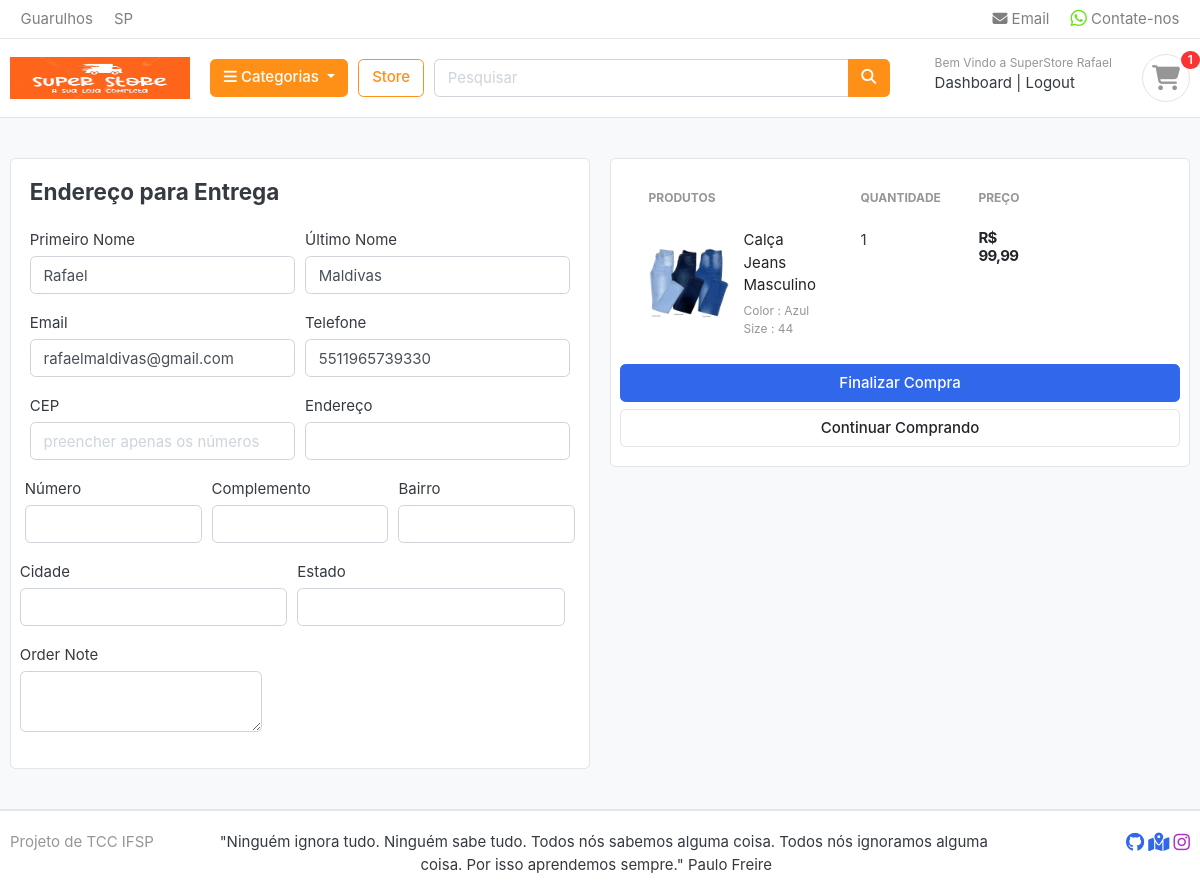
Page /cart/checkout/ (signed in) on the earlier database version.
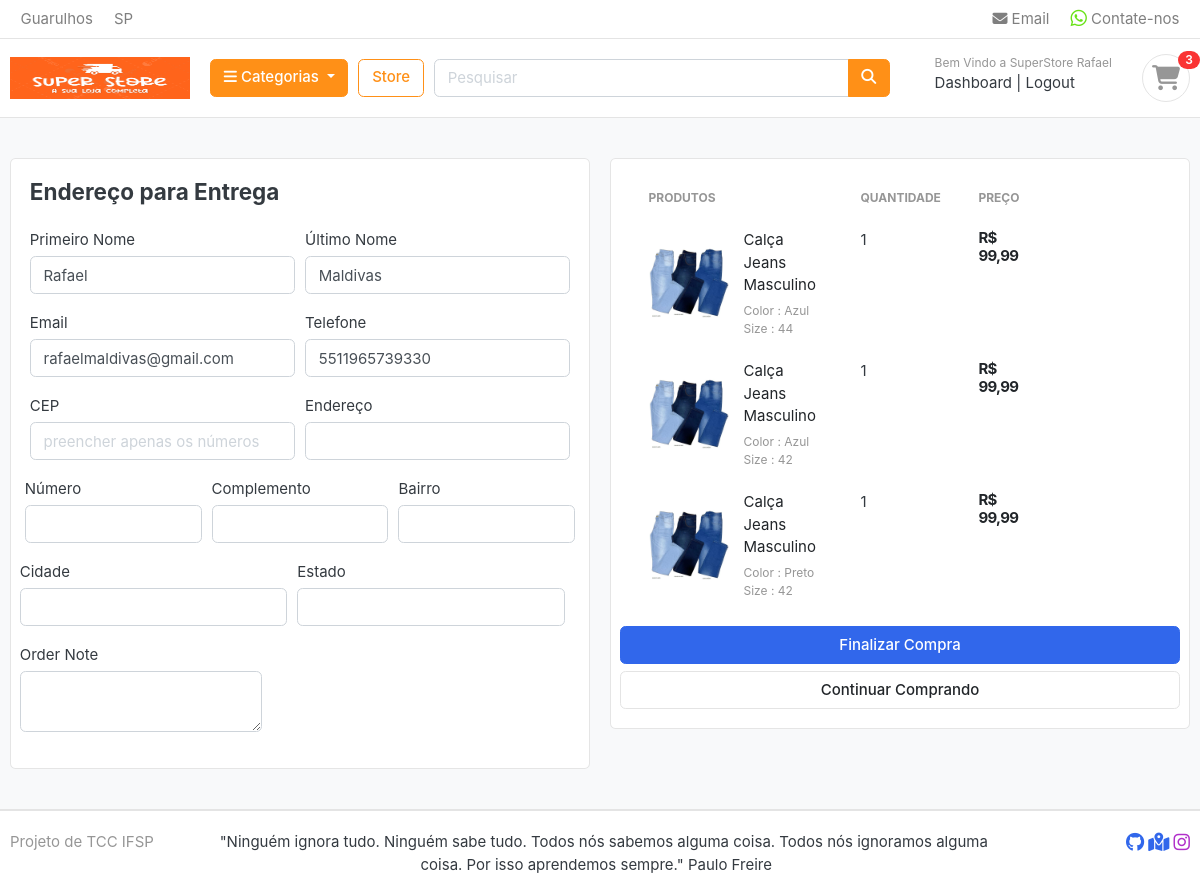
Same page on the later database version.
### carts/models.py (models this page shows, shortened)
class CartItem(models.Model):
    user = models.ForeignKey(Account, on_delete=models.CASCADE, null=True)
    produto = models.ForeignKey(Produto, on_delete=models.CASCADE)
    variations = models.ManyToManyField(Variation, blank=True)
    cart = models.ForeignKey(Cart, on_delete=models.CASCADE, null=True)
    quantidade = models.IntegerField()
    is_active = models.BooleanField(default=True)
    def sub_total(self):
        return self.produto.preco * self.quantidade

### store/models.py (models this page shows, shortened)
class Produto(models.Model):
    produto_nome = models.CharField(max_length=200, unique=True)
    slug = models.SlugField(max_length=200, unique=True)
    descricao = models.TextField(max_length=800, blank=True)
    preco = models.FloatField()
    foto = models.ImageField(upload_to='photos/produtos')
    estoque = models.IntegerField()
    avaliavel = models.BooleanField(default=True)
    categoria = models.ForeignKey(Categoria, on_delete=models.CASCADE)
    criado_date = models.DateTimeField(auto_now_add=True)
    modificado_date = models.DateTimeField(auto_now_add=True)
    class Meta:
        verbose_name = 'produto'
        verbose_name_plural  ='produtos'
    def get_url(self):
        return reverse('product_detail', args=[self.categoria.slug, self.slug])

class Variation(models.Model):
    produto = models.ForeignKey(Produto, on_delete=models.CASCADE)
    variation_categoria = models.CharField(max_length=100, choices=variation_categoria_choice)
    variation_valor = models.CharField(max_length=100)
    is_active = models.BooleanField(default=True)
    created_date = models.DateTimeField(auto_now=True)
    objects = VariationManager()

### carts/views.py (the view)
# urls.py: path('checkout/', views.checkout, name='checkout'),
@login_required(login_url='login')
def checkout(request, total=0, quantidade=0, cart_items=None):
    try:
        taxa = 0
        grand_total = 0
        if request.user.is_authenticated:
            cart_items = CartItem.objects.filter(user=request.user, is_active=True)
        else:
            cart = Cart.objects.get(cart_id=_cart_id(request))
            cart_items = CartItem.objects.filter(cart=cart, is_active=True)
        for cart_item in cart_items:
            quantidade += cart_item.quantidade
            total += cart_item.produto.preco * cart_item.quantidade
        if total < 500:
            taxa = (3 * total) / 100
        else:
            taxa = (2 * total) / 100
        grand_total = total + taxa
    except ObjectDoesNotExist:
        pass
    context = {
        "total": total,
        "quantidade": quantidade,
        "cart_items": cart_items,
        "taxa": taxa,
        "grand_total": grand_total,
    }
    return render(request, 'store/checkout.html', context)

### carts/context_processors.py (called while the page is built)
def contador(request):
    cart_count = 0
    if 'admin' in request.path:
        return {}
    else:
        try:
            cart = Cart.objects.filter(cart_id=_cart_id(request))
            if request.user.is_authenticated:
                cart_items = CartItem.objects.all().filter(user=request.user)
            else:
                cart_items = CartItem.objects.all().filter(cart=cart[:1])
            for cart_item in cart_items:
                cart_count = cart_count + cart_item.quantidade
        except Cart.DoesNotExist:
            cart_count = 0
    return dict(cart_count=cart_count)

### carts/views.py (called while the page is built)
def _cart_id(request):
    cart = request.session.session_key
    if not cart:
        cart = request.session.create()
    return cart

### categoria/context_processors.py (called while the page is built)
def menu_links(request):
    links = Categoria.objects.all()
    return dict(links=links)

### categoria/models.py (called while the page is built)
    def get_url(self):
        return reverse('produtos_por_categoria', args=[self.slug])

### templates/store/checkout.html (shortened to what the changed rows need)
{% extends 'base.html' %}
{% load static %}
{% block content %}
<section class="section-content padding-y bg">
    <div class="container">
        <div class="row">
            <aside class="col-lg-6">
                <div class="card">
                    <div class="card-body">
                        <div class="row">
                            <aside class="col-lg-6">
                                <table class="table table-borderless table-shopping-cart">
                                    <thead class="text-muted">
                                        <tr class="small text-uppercase">
                                            <th scope="col">Produtos</th>
                                            <th scope="col" width="120">Quantidade</th>
                                            <th scope="col" width="120">Preço</th>
                                        </tr>
                                    </thead>
                                    <tbody>
                                        {% for cart_item in cart_items %}
                                        <tr>
                                            <td>
                                                <figure class="itemside align-items-center">
                                                    <div class="aside"><img src="{{ cart_item.produto.foto.url }}"
                                                            class="img-sm">
                                                    </div>
                                                    <figcaption class="info">
                                                        <a href="{{ cart_item.produto.get_url }}"
                                                            class="title text-dark">{{ cart_item.produto.produto_nome }}</a>
                                                        <p class="text-muted small">
                                                            {% if cart_item.variations.all %}
                                                            {% for item in cart_item.variations.all %}
                                                            {{item.variation_categoria | capfirst}} :
                                                            {{item.variation_valor | capfirst}} <br>
                                                            {% endfor %}
                                                            {% endif %}
                                                        </p>
                                                    </figcaption>
                                                </figure>
                                            </td>
                                            <td>
                                                <label for="">{{ cart_item.quantidade }}</label>
                                            </td>
                                            <td>
                                                <div class="price-wrap">
                                                    <var class="price">R$
                                                        {{ cart_item.sub_total|floatformat:2 }}</var>
                                                </div>
                                            </td>
                                        </tr>
                                        {% endfor %}
                                    </tbody>
                                </table>
                            </aside>
                        </div>
                    </div>
            </aside>
        </div>
    </div>
</section>
{% endblock %}

### templates/includes/nav.html (shortened to what this page needs)
{% load static %}
<header class="section-header">
    <nav class="navbar p-md-0 navbar-expand-sm navbar-light border-bottom">
        <div class="container">
            <div class="collapse navbar-collapse" id="navbarTop4">
                <ul class="navbar-nav mr-auto">
                    <li class="nav-item dropdown">
                        <a href="#" class="nav-link"> Guarulhos </a>
                    </li>
                    <li class="nav-item dropdown">
                        <a href="#" class="nav-link"> SP </a>
                    </li>
                </ul>
                <ul class="navbar-nav">
                    <li><a href="#" class="nav-link"> <i class="fa-solid fa-envelope"></i> Email </a></li>
                    <li><a href="https://api.whatsapp.com/send/?phone=5511965739330&text&type=phone_number&app_absent=0"
                            class="nav-link" target="_blank"> </i> Contate-nos </a></li>
                </ul>
            </div>
        </div>
    </nav>
    <section class="header-main border-bottom">
        <div class="container">
            <div class="row align-items-center">
                <div class="col-lg-2 col-md-3 col-6">
                    <a href="{% url 'home' %}" class="brand-wrap">
                        <img class="logo" src="{% static 'images/logo_oficial.png' %}" width="180">
                    </a>
                </div>
                <div class="col-lg col-sm col-md col-6 flex-grow-0">
                    <div class="category-wrap dropdown d-inline-block float-right">
                        <button type="button" class="btn btn-warning dropdown-toggle" data-toggle="dropdown"
                            aria-expanded="false">
                            <i class="fa fa-bars"></i> Categorias
                        </button>
                    </div>
                </div>
                <a href="{% url 'store' %}" class="btn btn-outline-warning">Store</a>
                <div class="col-lg  col-md-6 col-sm-12 col">
                    <form action="{% url 'search' %}" class="search" method="GET">
                        <div class="input-group w-100">
                            <input type="text" class="form-control" style="width:60%;" placeholder="Pesquisar"
                                name="keyword">
                            <div class="input-group-append">
                                <button class="btn btn-warning" type="submit">
                                    <i class="fa fa-search"></i>
                                </button>
                            </div>
                        </div>
                    </form>
                </div>
                <div class="col-lg-3 col-sm-6 col-8 order-2 order-lg-3">
                    <div class="d-flex justify-content-end mb-3 mb-lg-0">
                        {% if user.id is not None %}
                        <div class="widget-header">
                            <small class="title text-muted">Bem Vindo a SuperStore {{ user.primeiro_nome }}</small>
                            <div>
                                <a href="{% url 'dashboard' %}">Dashboard</a> <span class="dark-transp"> | </span>
                                <a href="{% url 'logout' %}"> Logout</a>
                            </div>
                        </div>
                        {% endif %}
                        <a href="{% url 'cart' %}" class="widget-header pl-3 ml-3">
                            <div class="icon icon-sm rounded-circle border"><i
                                    class="fa-solid fa-cart-shopping fa-beat fa-lg"></i>
                            </div>
                            <span class="badge badge-pill badge-danger notify">{{ cart_count }}</span>
                        </a>
                    </div>
                </div>
            </div>
        </div>
    </section>
</header>

Differences in the rows shown:
added CartItem: produto.foto (picture), produto.produto_nome "Calça Jeans Masculino", quantidade "1", sub_total "99,99", Variation (variation_categoria "Color", variation_valor "Azul")
now on this page (row unchanged): Variation: variation_categoria "Size", variation_valor "42"
added CartItem: produto.foto (picture), produto.produto_nome "Calça Jeans Masculino", quantidade "1", sub_total "99,99"
now on this page (row unchanged): Variation: variation_categoria "Color", variation_valor "Preto", shown under "Calça Jeans Masculino"
Other differences:
{{ cart_count }}: "1" → "3"
